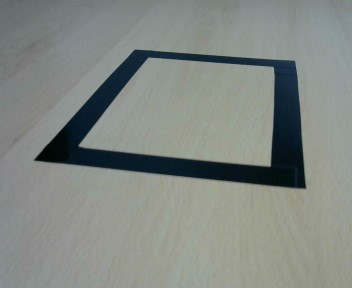
#> input picture pic.jpg, 352 x 288 px
$ python cal_linear.py
#> lines starting #> are read from the running program, lines starting #| are printed output that depends on the picture
import matplotlib.pyplot as plt
import cv2
import numpy as np


def cornerDetect():
    fileName = 'pic.jpg'

    image = cv2.imread(fileName)
#> image is the input picture: shape (288, 352, 3); mean B, G, R 131.5, 136.1, 130.5
    imageGray = cv2.cvtColor(image, cv2.COLOR_BGR2GRAY)
    imageCorner = cv2.cvtColor(image, cv2.COLOR_BGR2RGB)

    imageGray = np.float32(imageGray)
    result = cv2.cornerHarris(imageGray, 4, 3, 0.07)
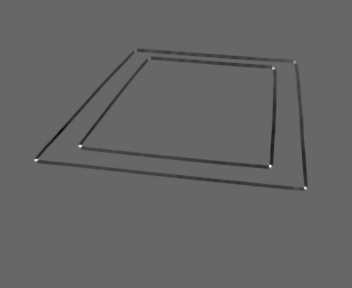
#> result: shape (288, 352) float32; min -5075197, max 7461083.5, mean -79944.4; drawn with min black and max white
    result = cv2.dilate(result, None) #검출된 코너 부분을 확대해서 확인
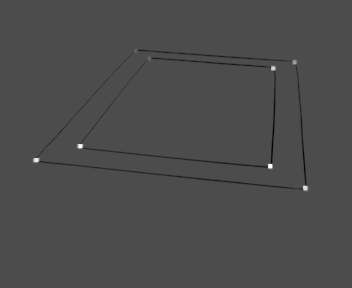
#> result: shape (288, 352) float32; min -3219633.5, max 7461083.5, mean -18267.1; drawn with min black and max white
    imageCorner[result > 0.01 * result.max()] = [255, 0, 0]
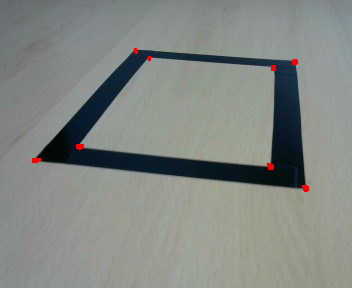
#> imageCorner: shape (288, 352, 3); mean R, G, B 131, 135.9, 131.2

    plt.imshow(imageCorner)
    plt.show()


cornerDetect()

$ run again, with gps1.jpg copied over pic.jpg
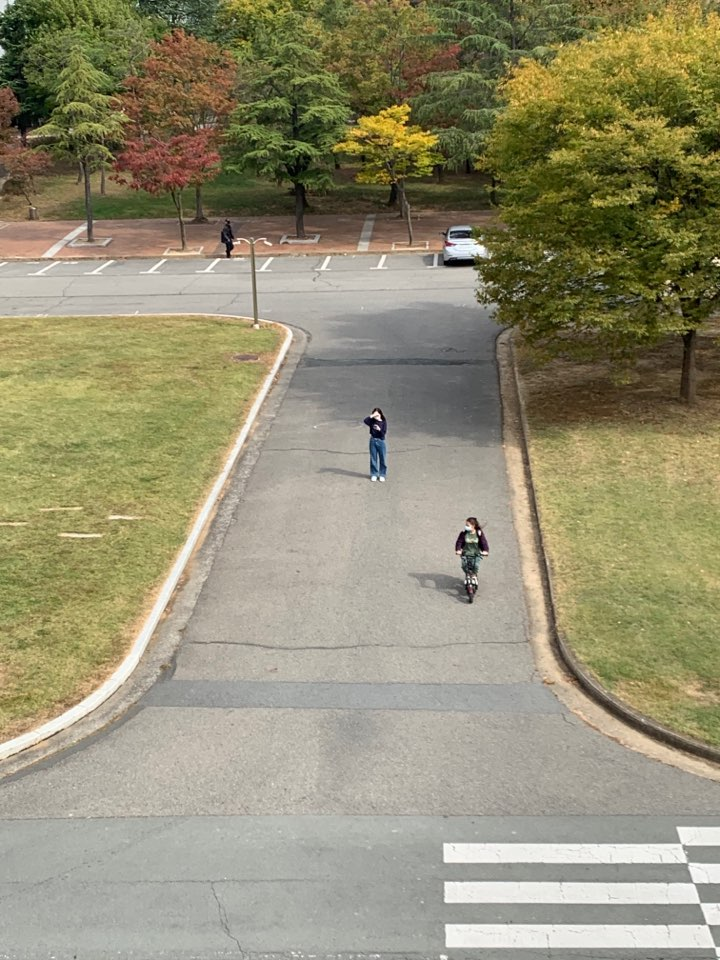
#> input picture gps1.jpg, 720 x 960 px
#> in cornerDetect, image is the input picture: shape (960, 720, 3); mean B, G, R 114.7, 142.7, 147.7
#> in cornerDetect, `result = cv2.cornerHarris(imageGray, 4, 3, 0.07)`:
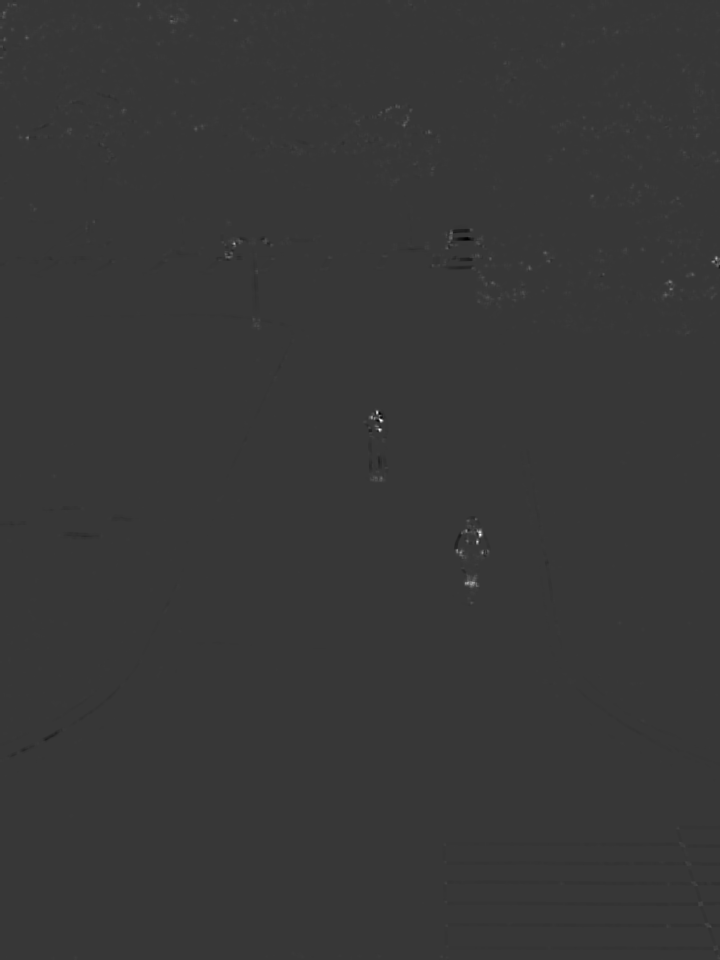
#> result: shape (960, 720) float32; min -19734010, max 71024264, mean 53024.1; drawn with min black and max white
#> in cornerDetect, `imageCorner[result > 0.01 * result.max()] = [255, 0, 0]`:
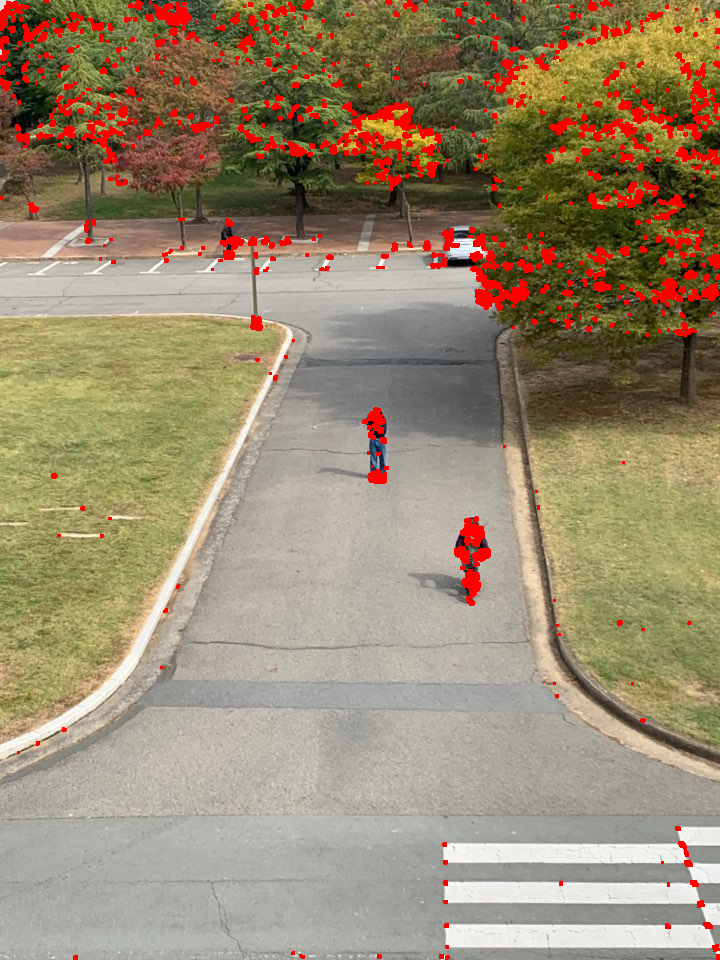
#> imageCorner: shape (960, 720, 3); mean R, G, B 154, 137.9, 111.7

$ run again, with frame.PNG saved as pic.jpg
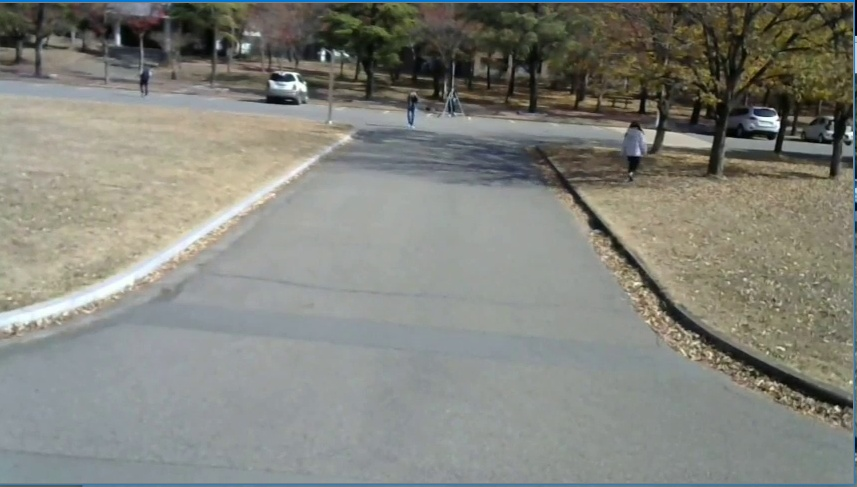
#> input picture frame.PNG, 857 x 487 px
#> in cornerDetect, image is the input picture: shape (487, 857, 3); mean B, G, R 124.2, 131.5, 130.3
#> in cornerDetect, `result = cv2.dilate(result, None)`:
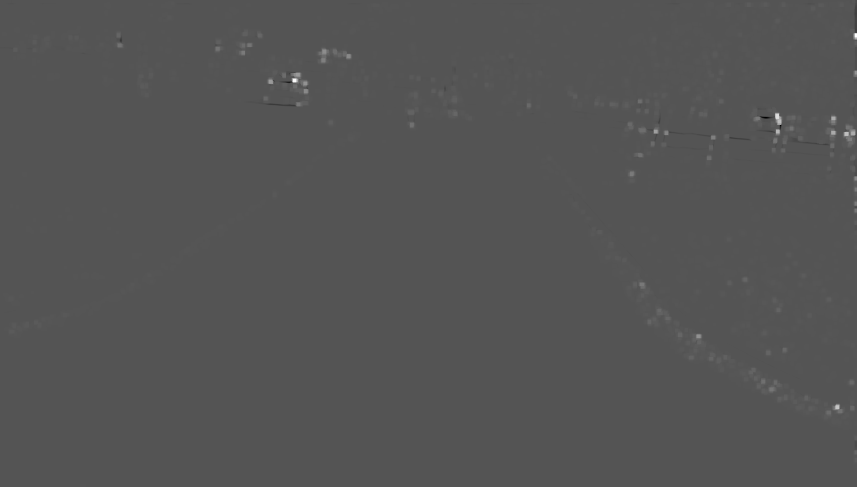
#> result: shape (487, 857) float32; min -14481043, max 29035892, mean 51414.4; drawn with min black and max white
#> in cornerDetect, `imageCorner[result > 0.01 * result.max()] = [255, 0, 0]`:
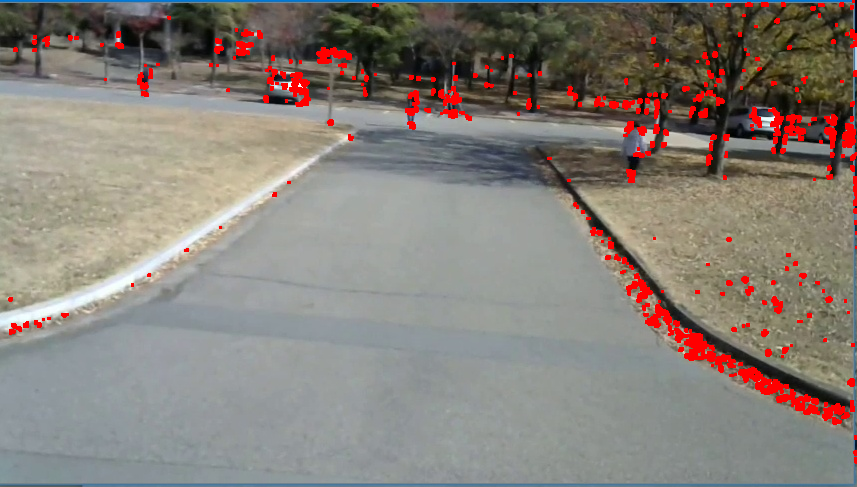
#> imageCorner: shape (487, 857, 3); mean R, G, B 135, 128, 121
